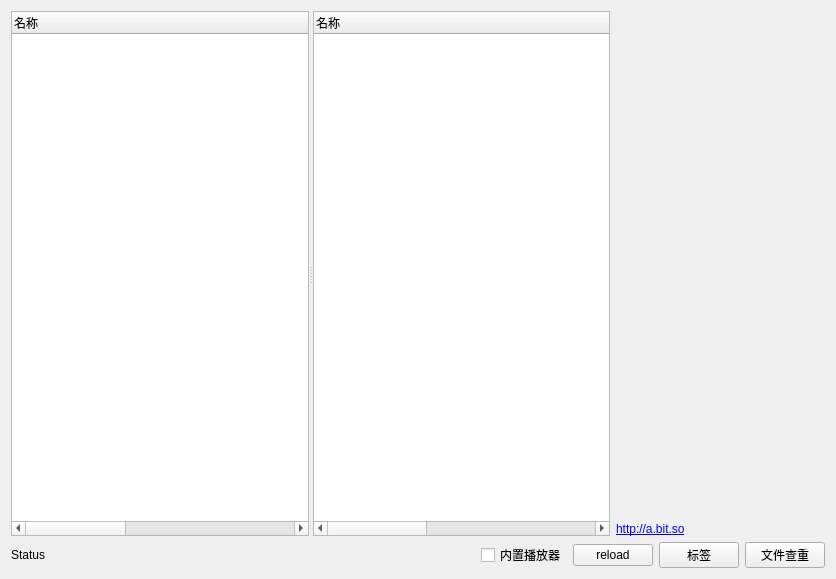
<?xml version="1.0" encoding="UTF-8"?>
<ui version="4.0">
 <class>Explorer</class>
 <widget class="QWidget" name="Explorer">
  <property name="geometry">
   <rect>
    <x>0</x>
    <y>0</y>
    <width>836</width>
    <height>579</height>
   </rect>
  </property>
  <property name="windowTitle">
   <string>Broom - 百度网盘文件整理</string>
  </property>
  <layout class="QGridLayout" name="gridLayout">
   <item row="3" column="0">
    <widget class="QLabel" name="lblStatus">
     <property name="text">
      <string>Status</string>
     </property>
    </widget>
   </item>
   <item row="1" column="5">
    <spacer name="verticalSpacer">
     <property name="orientation">
      <enum>Qt::Vertical</enum>
     </property>
     <property name="sizeHint" stdset="0">
      <size>
       <width>20</width>
       <height>507</height>
      </size>
     </property>
    </spacer>
   </item>
   <item row="3" column="1">
    <spacer name="horizontalSpacer">
     <property name="orientation">
      <enum>Qt::Horizontal</enum>
     </property>
     <property name="sizeHint" stdset="0">
      <size>
       <width>497</width>
       <height>20</height>
      </size>
     </property>
    </spacer>
   </item>
   <item row="3" column="6">
    <widget class="QPushButton" name="btnFindRed">
     <property name="text">
      <string>文件查重</string>
     </property>
    </widget>
   </item>
   <item row="3" column="5">
    <widget class="QPushButton" name="btnShowMarked">
     <property name="text">
      <string>标签</string>
     </property>
    </widget>
   </item>
   <item row="3" column="3" colspan="2">
    <widget class="QPushButton" name="btnReload">
     <property name="text">
      <string>reload</string>
     </property>
    </widget>
   </item>
   <item row="3" column="2">
    <widget class="QCheckBox" name="ckbUsingEmbedPlayer">
     <property name="text">
      <string>内置播放器</string>
     </property>
    </widget>
   </item>
   <item row="0" column="4" colspan="3">
    <widget class="TagPanel" name="wgtTagPanel" native="true"/>
   </item>
   <item row="0" column="0" rowspan="3" colspan="4">
    <widget class="QSplitter" name="splitter">
     <property name="orientation">
      <enum>Qt::Horizontal</enum>
     </property>
     <widget class="QTreeWidget" name="treeDir">
      <property name="sizePolicy">
       <sizepolicy hsizetype="Preferred" vsizetype="Expanding">
        <horstretch>0</horstretch>
        <verstretch>0</verstretch>
       </sizepolicy>
      </property>
      <property name="dragEnabled">
       <bool>true</bool>
      </property>
      <property name="dragDropOverwriteMode">
       <bool>true</bool>
      </property>
      <property name="dragDropMode">
       <enum>QAbstractItemView::DragDrop</enum>
      </property>
      <property name="defaultDropAction">
       <enum>Qt::IgnoreAction</enum>
      </property>
      <property name="selectionMode">
       <enum>QAbstractItemView::ExtendedSelection</enum>
      </property>
      <attribute name="headerDefaultSectionSize">
       <number>400</number>
      </attribute>
      <column>
       <property name="text">
        <string>名称</string>
       </property>
      </column>
      <column>
       <property name="text">
        <string>大小</string>
       </property>
      </column>
     </widget>
     <widget class="QTreeWidget" name="treeDir2">
      <property name="sizePolicy">
       <sizepolicy hsizetype="Preferred" vsizetype="Expanding">
        <horstretch>0</horstretch>
        <verstretch>0</verstretch>
       </sizepolicy>
      </property>
      <property name="dragEnabled">
       <bool>true</bool>
      </property>
      <property name="dragDropOverwriteMode">
       <bool>true</bool>
      </property>
      <property name="dragDropMode">
       <enum>QAbstractItemView::DragDrop</enum>
      </property>
      <property name="defaultDropAction">
       <enum>Qt::IgnoreAction</enum>
      </property>
      <property name="selectionMode">
       <enum>QAbstractItemView::ExtendedSelection</enum>
      </property>
      <attribute name="headerDefaultSectionSize">
       <number>400</number>
      </attribute>
      <column>
       <property name="text">
        <string>名称</string>
       </property>
      </column>
      <column>
       <property name="text">
        <string>大小</string>
       </property>
      </column>
     </widget>
    </widget>
   </item>
   <item row="2" column="4" colspan="3">
    <widget class="QLabel" name="label">
     <property name="text">
      <string>&lt;a href='http://a.bit.so'&gt;http://a.bit.so&lt;/a&gt;</string>
     </property>
    </widget>
   </item>
  </layout>
 </widget>
 <customwidgets>
  <customwidget>
   <class>TagPanel</class>
   <extends>QWidget</extends>
   <header>broom_tag.h</header>
   <container>1</container>
  </customwidget>
 </customwidgets>
 <resources/>
 <connections/>
</ui>
